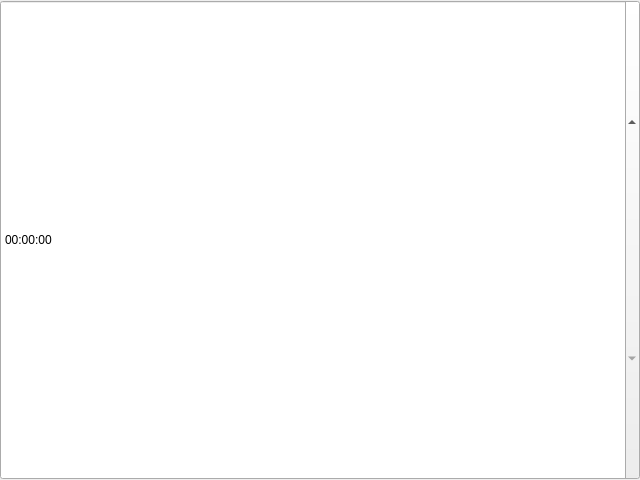
<?xml version="1.0" encoding="UTF-8"?>
<!-- SPDX-License-Identifier: MIT -->
<ui version="4.0">
 <class>TimeEditHost</class>
 <widget class="QTimeEdit" name="TimeEditHost">
  <property name="geometry">
   <rect>
    <x>0</x>
    <y>0</y>
    <width>640</width>
    <height>480</height>
   </rect>
  </property>
  <property name="windowTitle">
   <string>QTimeEdit</string>
  </property>
  <property name="toolTip">
   <string>QTimeEdit host</string>
  </property>
 </widget>

</ui>
